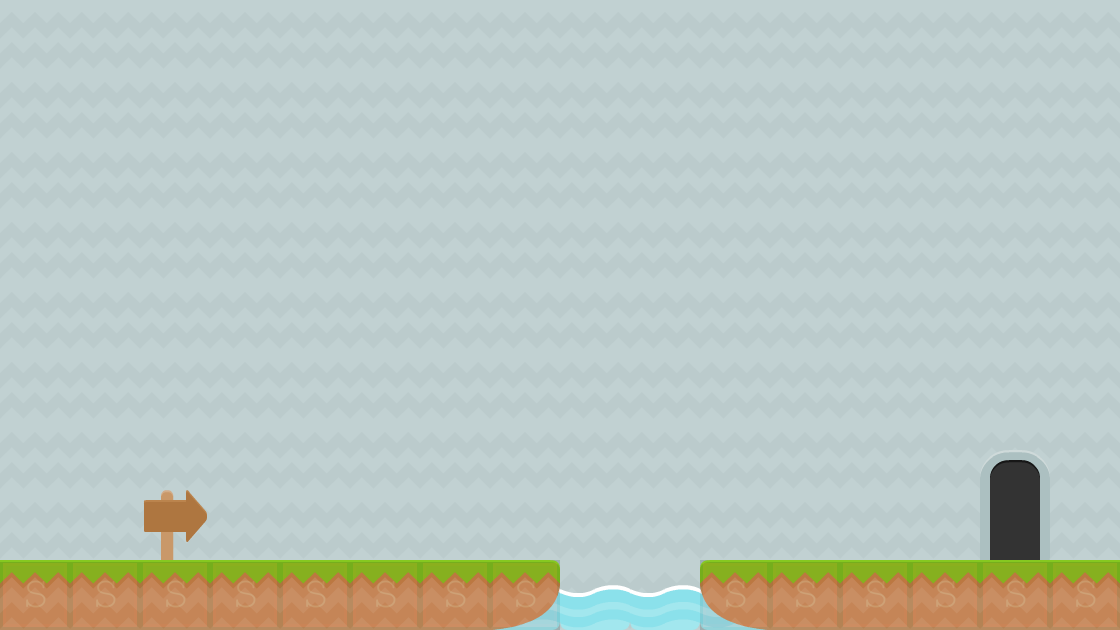

Tiled map render using the project's own tile images. Description and the map definition, with tile-layer contents summarised, below:
An orthogonal 16x9 tile map with 70x70 px tiles, 5 tile layers (background3, background2, background1, collision, ...), 2 tilesets and 1 object (levelTrigger).

<map version="1.0" orientation="orthogonal" renderorder="right-down" width="16" height="9" tilewidth="70" tileheight="70" backgroundcolor="#9c93bf">
 <tileset firstgid="1" name="background-tiles" tilewidth="70" tileheight="70">
  <image source="../img/background-tiles.png" width="910" height="910" />
 </tileset>
 <tileset firstgid="170" name="meta-tiles" tilewidth="70" tileheight="70">
  <image source="../img/meta-tiles.png" width="350" height="70" />
  <tile id="4">
   <properties>
    <property name="type" value="solid" />
   </properties>
  </tile>
 </tileset>
 <layer name="background3" width="16" height="9">
  <data>[144 cells, 2 non-empty, 1 distinct tile ids]</data>
 </layer>
 <layer name="background2" width="16" height="9">
  <data>[144 cells, 144 non-empty, 2 distinct tile ids]</data>
 </layer>
 <layer name="background1" width="16" height="9">
  <data>[144 cells, 18 non-empty, 6 distinct tile ids]</data>
 </layer>
 <layer name="collision" width="16" height="9" opacity="0.09">
  <data>[144 cells, 14 non-empty, 1 distinct tile ids]</data>
 </layer>
 <objectgroup name="trigger-entities">
  <object name="levelTrigger" x="978" y="422" width="68" height="138">
   <properties>
    <property name="level" value="EsmeLevel02" />
    <property name="xSpawn" value="10" />
    <property name="ySpawn" value="200" />
   </properties>
  </object>
 </objectgroup>
 <layer name="foreground" width="16" height="9">
  <data>[144 cells, 1 non-empty, 1 distinct tile ids]</data>
 </layer>
</map>
